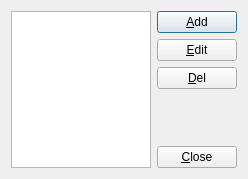
<?xml version="1.0" encoding="UTF-8"?>
<ui version="4.0">
 <class>AccountsDialog</class>
 <widget class="QDialog" name="AccountsDialog">
  <property name="geometry">
   <rect>
    <x>0</x>
    <y>0</y>
    <width>248</width>
    <height>179</height>
   </rect>
  </property>
  <property name="windowTitle">
   <string>Dialog</string>
  </property>
  <layout class="QGridLayout" name="gridLayout">
   <item row="0" column="0" rowspan="5">
    <widget class="QTableView" name="tvAccounts">
     <attribute name="horizontalHeaderVisible">
      <bool>false</bool>
     </attribute>
     <attribute name="verticalHeaderVisible">
      <bool>false</bool>
     </attribute>
    </widget>
   </item>
   <item row="0" column="1">
    <widget class="QPushButton" name="pbAdd">
     <property name="text">
      <string>&amp;Add</string>
     </property>
    </widget>
   </item>
   <item row="1" column="1">
    <widget class="QPushButton" name="pbEdit">
     <property name="text">
      <string>&amp;Edit</string>
     </property>
    </widget>
   </item>
   <item row="2" column="1">
    <widget class="QPushButton" name="pbDel">
     <property name="text">
      <string>&amp;Del</string>
     </property>
    </widget>
   </item>
   <item row="3" column="1">
    <spacer name="verticalSpacer">
     <property name="orientation">
      <enum>Qt::Vertical</enum>
     </property>
     <property name="sizeHint" stdset="0">
      <size>
       <width>20</width>
       <height>36</height>
      </size>
     </property>
    </spacer>
   </item>
   <item row="4" column="1">
    <widget class="QPushButton" name="pbClose">
     <property name="text">
      <string>&amp;Close</string>
     </property>
    </widget>
   </item>
  </layout>
 </widget>
 <resources/>
 <connections>
  <connection>
   <sender>pbClose</sender>
   <signal>clicked()</signal>
   <receiver>AccountsDialog</receiver>
   <slot>close()</slot>
   <hints>
    <hint type="sourcelabel">
     <x>191</x>
     <y>157</y>
    </hint>
    <hint type="destinationlabel">
     <x>119</x>
     <y>90</y>
    </hint>
   </hints>
  </connection>
 </connections>
</ui>
